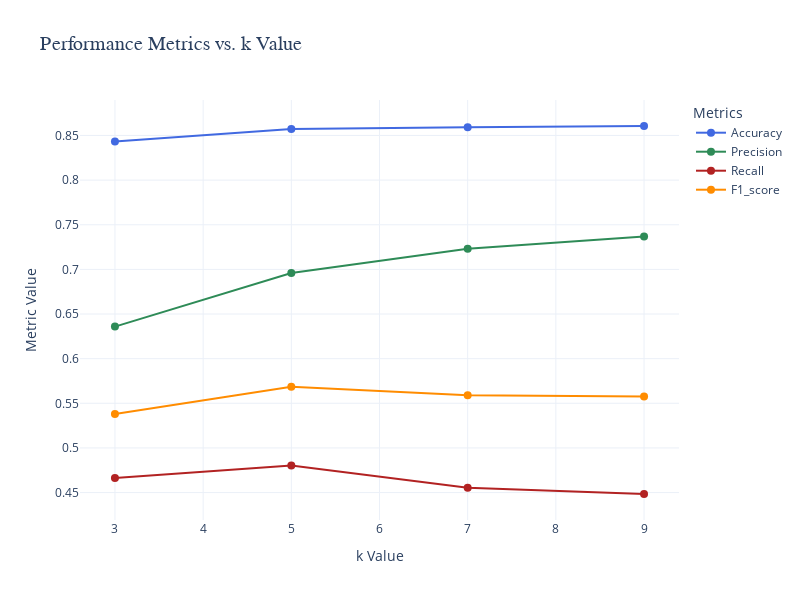

The code cell stored with this chart in its notebook:
### Code cell
def plot_knn_metrics(k_values, results_df):

    # Define colors for each metric
    colors = {
        'accuracy': 'royalblue',
        'precision': 'seagreen',
        'recall': 'firebrick',
        'f1_score': 'darkorange'
    }

    # Create the figure
    fig = go.Figure()

    # Add each metric to the same plot
    for metric in ['accuracy', 'precision', 'recall', 'f1_score']:
        fig.add_trace(
            go.Scatter(
                x=k_values, y=results_df[metric],
                mode='lines+markers',
                marker=dict(size=8, color=colors[metric]),
                line=dict(width=2, color=colors[metric]),
                name=metric.capitalize()
            )
        )

    # Update layout for clarity
    fig.update_layout(
        title="Performance Metrics vs. k Value",
        title_font=dict(size=20, family='Arial, sans-serif'),
        xaxis_title="k Value",
        yaxis_title="Metric Value",
        height=600, width=800,
        legend_title="Metrics",
        template="plotly_white"
    )

    # Show the plot
    fig.show()

# Example usage:
plot_knn_metrics(k_values, euclidean_results_df)

### Figure 1 — Plotly figure (JSON) as saved in the notebook; plotly's stock layout.template omitted (floating-point values rounded to 4 significant figures)
{"data": [{"line": {"color": "royalblue", "width": 2}, "marker": {"color": "royalblue", "size": 8}, "mode": "lines+markers", "name": "Accuracy", "type": "scatter", "x": [3, 5, 7, 9], "y": [0.8432, 0.8571, 0.8592, 0.8606]}, {"line": {"color": "seagreen", "width": 2}, "marker": {"color": "seagreen", "size": 8}, "mode": "lines+markers", "name": "Precision", "type": "scatter", "x": [3, 5, 7, 9], "y": [0.6359, 0.6959, 0.7232, 0.7368]}, {"line": {"color": "firebrick", "width": 2}, "marker": {"color": "firebrick", "size": 8}, "mode": "lines+markers", "name": "Recall", "type": "scatter", "x": [3, 5, 7, 9], "y": [0.4662, 0.4804, 0.4555, 0.4484]}, {"line": {"color": "darkorange", "width": 2}, "marker": {"color": "darkorange", "size": 8}, "mode": "lines+markers", "name": "F1_score", "type": "scatter", "x": [3, 5, 7, 9], "y": [0.538, 0.5684, 0.559, 0.5575]}], "layout": {"height": 600, "legend": {"title": {"text": "Metrics"}}, "title": {"font": {"family": "Arial, sans-serif", "size": 20}, "text": "Performance Metrics vs. k Value"}, "width": 800, "xaxis": {"title": {"text": "k Value"}}, "yaxis": {"title": {"text": "Metric Value"}}}}
